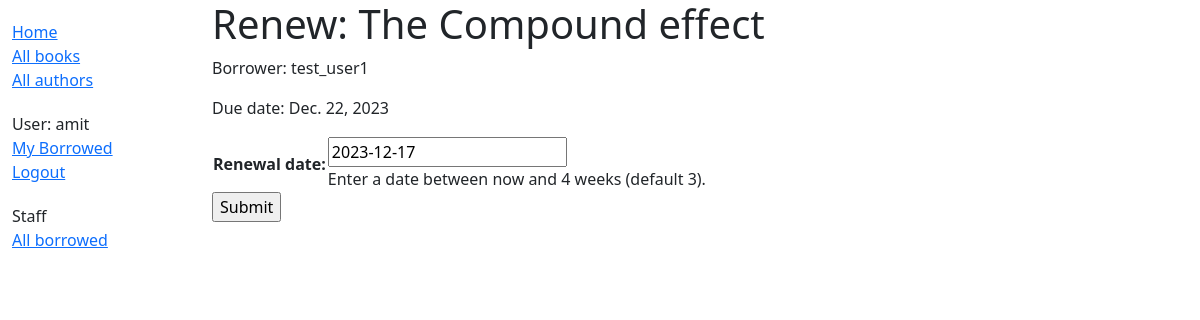
The app's page /catalog/book/b637feae-0bd0-4cfa-b5ad-18d43b6a4c51/renew (signed in), older data.
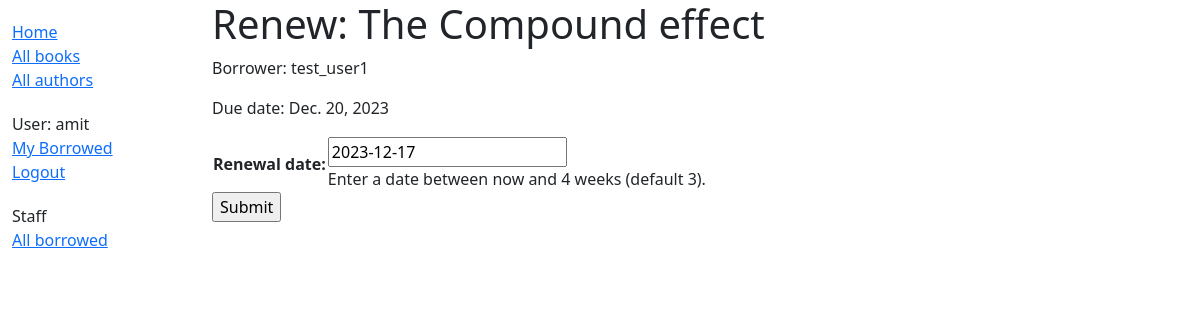
The same page, newer data.
### catalog/models.py (models this page shows, shortened)
class BookInstance(models.Model):
    id = models.UUIDField(primary_key=True,
                            default=uuid.uuid4,
                            help_text="Unique ID for this particular book across whole library")
    book = models.ForeignKey('Book',
                                on_delete=models.RESTRICT,
                                null=True)
    imprint = models.CharField(max_length=200)
    due_back = models.DateField(null=True, blank=True)
    LOAN_STATUS = (
        ('m', 'Maintenance'),
        ('o', 'On Loan'),
        ('a', 'Available'),
        ('r', 'Reserved'),
    )
    status = models.CharField(max_length=1,
                                choices=LOAN_STATUS,
                                blank=True,
                                default='m',
                                help_text='Book availability')
    borrower = models.ForeignKey(settings.AUTH_USER_MODEL,
                                    on_delete=models.SET_NULL,
                                    null=True,
                                    blank=True)
    @property
    def is_overdue(self):
        return bool(self.due_back and date.today() > self.due_back)
    class Meta:
        ordering = ['due_back']
        permissions = (("can_mark_returned", "Set book as returned"),)

### catalog/views.py (the view)
# urls.py: path('book/<uuid:pk>/renew', views.renew_book_librarian, name='renew-book-librarian'),
@login_required
@permission_required('catalog.can_mark_returned', raise_exception=True)
def renew_book_librarian(request, pk):
    book_instance = get_object_or_404(BookInstance, pk=pk)
    if request.method == 'POST':
        form = RenewBookForm(request.POST)
        if form.is_valid():
            book_instance.due_back = form.cleaned_data['renewal_date']
            book_instance.save()
            return HttpResponseRedirect(reverse('all-borrowed'))
    else:
        proposed_renewal_date = datetime.date.today() + datetime.timedelta(weeks=3)
        form = RenewBookForm(initial={'renewal_date': proposed_renewal_date})
    context = {
        'form': form,
        'book_instance': book_instance,
    }
    return render(request, 'catalog/book_renew_librarian.html', context)

### catalog/forms.py (shortened to what this page needs)
class RenewBookForm(forms.Form):
    renewal_date = forms.DateField(help_text="Enter a date between now and 4 weeks (default 3).")

### catalog/templates/catalog/book_renew_librarian.html (shortened to what this page needs)
{% extends "base_generic.html" %}
{% block content %}
  <h1>Renew: {{ book_instance.book.title }}</h1>
  <p>Borrower: {{ book_instance.borrower }}</p>
  <p {% if book_instance.is_overdue %} class="text-danger"{% endif %} >Due date: {{ book_instance.due_back }}</p>
  <form action="" method="post">
    <table>
    {{ form.as_table }}
    </table>
    <input type="submit" value="Submit">
  </form>
{% endblock %}

Row changes from the older to the newer data that the page shows:
changed BookInstance "test_user1": due_back "Dec. 22, 2023" → "Dec. 20, 2023"
